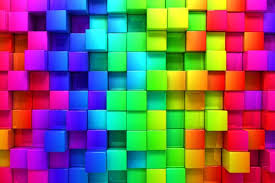
#> input picture Cnn/picW.jpeg, 275 x 183 px
$ python pythonW.py
#> lines starting #> are read from the running program, lines starting #| are printed output that depends on the picture
import cv2
import numpy as np
import matplotlib.pyplot as plt
import tkinter as tk
from tkinter import filedialog

root = tk.Tk(); root.withdraw()
print("Select a COLORED image for CNN Feature Extraction...")
path = filedialog.askopenfilename()
#> the answer given: picW.jpeg

if path:
    img = cv2.imread(path)
#> img is the input picture: shape (183, 275, 3); mean B, G, R 106.5, 101.6, 123.6
    img = cv2.resize(img, (400, 400))
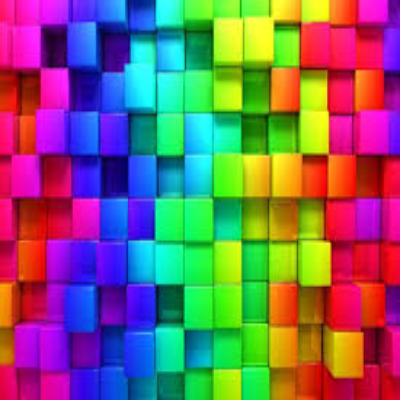
#> img: shape (400, 400, 3); mean B, G, R 106.4, 101.5, 123.5
    gray = cv2.cvtColor(img, cv2.COLOR_BGR2GRAY)
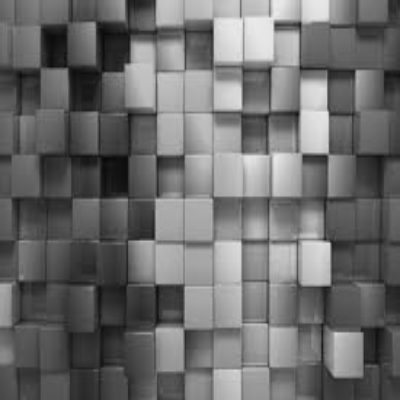
#> gray: shape (400, 400); min 5, max 234, mean 108.7

    # --- SIMULATING A CNN LAYER ---
    # 1. Convolution (Edge Detection Filter)
    kernel = np.array([[-1, -1, -1], [-1, 8, -1], [-1, -1, -1]])
    feature_map = cv2.filter2D(gray, -1, kernel)
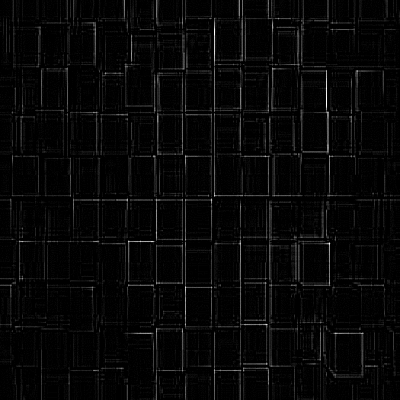
#> feature_map: shape (400, 400); min 0, max 255, mean 7.1

    # 2. ReLU Activation (Remove negative values / darken low responses)
    relu_output = np.maximum(0, feature_map)

    # --- DISPLAY ---
    plt.figure(figsize=(15, 5))
    plt.subplot(1, 3, 1); plt.imshow(cv2.cvtColor(img, cv2.COLOR_BGR2RGB)); plt.title("1. Original Input")
    plt.axis('off')
    plt.subplot(1, 3, 2); plt.imshow(feature_map, cmap='gray'); plt.title("2. Conv Layer (Features)")
    plt.axis('off')
    plt.subplot(1, 3, 3); plt.imshow(relu_output, cmap='hot'); plt.title("3. ReLU Activation")
    plt.axis('off')
    plt.tight_layout(); plt.show()
#> after `plt.tight_layout()`:
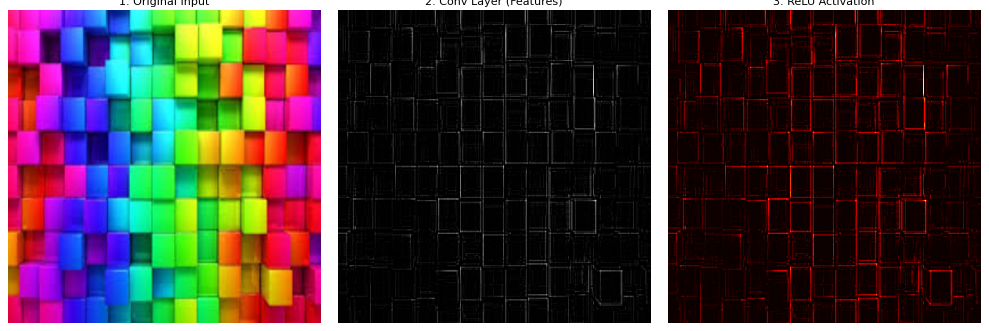
#> figure drawn by matplotlib, 3 panels
